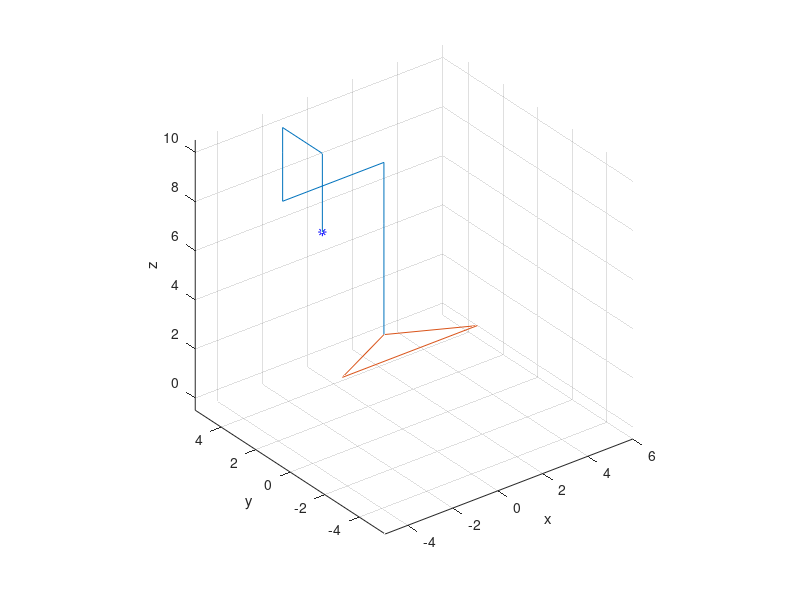

Reproduce this figure in MATLAB.
clc;
clear all;
close all;
format long;
% h=4.51; l1=2.5; l12=0; l2=4.5; l3=2; l4=1; l5=0.3;l6=0.2;
% b=3;d=1.5;%according to the shanghai one
h=4.51; l1=2.5; l12=0; l2=4.5; l3=2; l4=1; l5=2.3;l6=3.2;
b=3;d=1.5;

% phi=pi/2;
phi=pi/2;
xc=3;
yc=5;

qa=[0;0;0;0;0;0];
qb=[pi/12;0;0;0;0;0];
qc=[pi/12;pi/6;0;0;0;0];
qd=[pi/12;pi/6;pi/3;0;0;0];
qe=[pi/12;pi/6;pi/3;pi/12;0;0];
qf=[pi/2;pi/2;pi/2;pi/2;pi/2;pi/2];
% qg=[pi/5;1*pi/5;-pi/8;-pi/13;pi/9;pi/8];
qg=[pi/5;11*pi/5;-pi/3;-pi/6;pi/4;pi/5];

theta=qf;%could be select from qa to qg, and so on

c1=cos(theta(1));        c2=cos(theta(2));           c3=cos(theta(3));
c4=cos(theta(4));        c5=cos(theta(5));           c6=cos(theta(6));
c32=cos(theta(3)+theta(2));        c65=cos(theta(6)+theta(5));
c1phi=cos(theta(1)+phi);
s1=sin(theta(1));s2=sin(theta(2));s3=sin(theta(3));
s4=sin(theta(4));s5=sin(theta(5));s6=sin(theta(6));
s32=sin(theta(3)+theta(2));        s65=sin(theta(6)+theta(5));
s1phi=sin(theta(1)+phi);

Peeff6=[l6;0;0;1];%end-effector in coordinates 5;
j6in5=[l5;0;0;1];    j5in4=[0;0;l4;1];  j4in3=[l3;0;0;1]; j3in2=[l2;0;0;1];
j2in1=[0;-l12;l1;1]; t12inc=[0;0;l1+h;1]; j1inc=[0;0;h;1];cinw=[xc;yc;0;1];
%the transition matrixes are as follows
 
 T56=[c6,-s6,0,l5;...
     s6,c6,0,0;...
     0,0,1,0;...
     0,0,0,1];
 T45=[0,0,-1,0;...
     s5,c5,0,0;...
     c5,-s5,0,l4;...
     0,0,0,1];
 T34=[0,0,1,l3;...
     -s4,c4,0,0;...
     -c4,-s4,0,0;...
     0,0,0,1];
 T23=[c3,-s3,0,l2;...
     s3,c3,0,0;...
     0,0,1,0;...
     0,0,0,1];
 T12=[s2,c2,0,0;...
     0,0,-1,-l12;...
     -c2,s2,0,l1;...
     0,0,0,1];
 Tc1=[c1,-s1,0,0;...
     s1,c1,0,0;...
     0,0,1,h;...
     0,0,0,1];
 Twc=[cos(phi),-sin(phi),0,xc;...
     sin(phi),cos(phi),0,yc;...
     0,0,1,0;...
     0,0,0,1];
 %c is the origin of coordinates on mobile platform
 
 
 %~~~~~~~~~~~~~~~~~~~~~~~~~~multiply~form~~~~~~~~~~~~~~~~~~~~~~~
 Peeff=Twc*Tc1*T12*T23*T34*T45*T56*Peeff6
 %~~~~~~~~~~~~~~~~~~~~~compact~form~for~test~~~~~~~~~~~~~~~~~~~~~~~~~~
  TTT=[l6*(c65*s32*c1phi+s65*c4*c32*c1phi-s65*s4*s1phi)+l5*(c5*s32*c1phi+s5*c4*c32*c1phi-s5*s4*s1phi)+(l4+l3)*s32*c1phi+l2*s2*c1phi+l12*s1phi;...
      l6*(c65*s32*s1phi+s65*c4*c32*s1phi+s65*s4*c1phi)+l5*(c5*s32*s1phi+s5*c4*c32*s1phi+s5*s4*c1phi)+(l4+l3)*s32*s1phi+l2*s2*s1phi-l12*c1phi;...
     l6*(-c65*c32+s65*c4*s32)-l5*(c5*c32-s5*c4*s32)-(l4+l3)*c32-l2*c2+l1+h;...
     0]; 
 Peeff2=cinw+TTT
% TTT=[l6*c65+l5*c5+(l4+l3);...
%       l6*s65*c4+l5*s5*c4;...
%      l6*(-s65*s4)-l5*s5*s4;...
%      1]; 
%  Peeff2=Twc*Tc1*T12*T23*TTT
%  TTT=[l6*(c65*c3-s65*c4*s3)+l5*(c5*c3-s5*c4*s3)+(l4+l3)*c3+l2;...
%       l6*(c65*s3+s65*c4*c3)+l5*(c5*s3+s5*c4*c3)+(l4+l3)*s3;...
%      l6*(-s65*s4)-l5*s5*s4;...
%      1]; 
%  Peeff2=Twc*Tc1*T12*TTT
%  TTT=[l6*(c65*s32+s65*c4*c32)+l5*(c5*s32+s5*c4*c32)+(l4+l3)*s32+l2*s2;...
%       l6*s65*s4+l5*s5*s4-l12;...
%      l6*(s65*c4*s32-c65*c32)-l5*(c5*c32-s5*c4*s32)-(l4+l3)*c32-l2*c2+l1;...
%      1]; 
%  Peeff2=Twc*Tc1*TTT

 %~~~~~~~~~~~~~~~~~~~~~~~~~~~~~~~~~~~~~~~~~~~~~~~~~~~~~~~~~~~~~~~~~~~~~~~~~
 Peeff2Peeff=Peeff2-Peeff
    %joint position
    j6p=Twc*Tc1*T12*T23*T34*T45*j6in5;
    j5p=Twc*Tc1*T12*T23*T34*j5in4;
    j4p=Twc*Tc1*T12*T23*j4in3;
    j3p=Twc*Tc1*T12*j3in2;
    j2p=Twc*Tc1*j2in1;
   t12p=Twc*t12inc;
    j1p=Twc*j1inc;
  
   peeffx=Peeff(1); peeffy=Peeff(2); peeffz=Peeff(3);
   peeffx2=Peeff2(1); peeffy2=Peeff2(2); peeffz2=Peeff2(3);%for compare
   j6px=j6p(1); j6py=j6p(2); j6pz=j6p(3);
   j5px=j5p(1); j5py=j5p(2); j5pz=j5p(3);
   j4px=j4p(1); j4py=j4p(2); j4pz=j4p(3);
   j3px=j3p(1); j3py=j3p(2); j3pz=j3p(3);
   j2px=j2p(1); j2py=j2p(2); j2pz=j2p(3);
   t12px=t12p(1);t12py=t12p(2);t12pz=t12p(3);
   j1px=j1p(1); j1py=j1p(2); j1pz=j1p(3);

    linksX=[xc;j1px;t12px;j2px;j3px;j4px;j5px;j6px;peeffx];
    linksY=[yc;j1py;t12py;j2py;j3py;j4py;j5py;j6py;peeffy];
    linksZ=[0;j1pz;t12pz;j2pz;j3pz;j4pz;j5pz;j6pz;peeffz];
    
    %the mobile platform
    xLB=xc-sqrt(b^2+d^2)*cos(atan(b/d)-phi);
    yLB=yc+sqrt(b^2+d^2)*sin(atan(b/d)-phi);
    xRB=xc-sqrt(b^2+d^2)*cos(atan(b/d)+phi);
    yRB=yc-sqrt(b^2+d^2)*sin(atan(b/d)+phi);
    platformX=[xLB;xRB;xc;xLB];
    platformY=[yLB;yRB;yc;yLB];
    platformZ=[0;0;0;0];
 
plot3(linksX,linksY,linksZ,platformX,platformY,platformZ);
hold on;
plot3(5,5,0,-5,-5,0)
plot3(peeffx2,peeffy2,peeffz2,'b*')
    xlabel('x');
    ylabel('y');
    zlabel('z');
axis equal
grid on
hold off;









